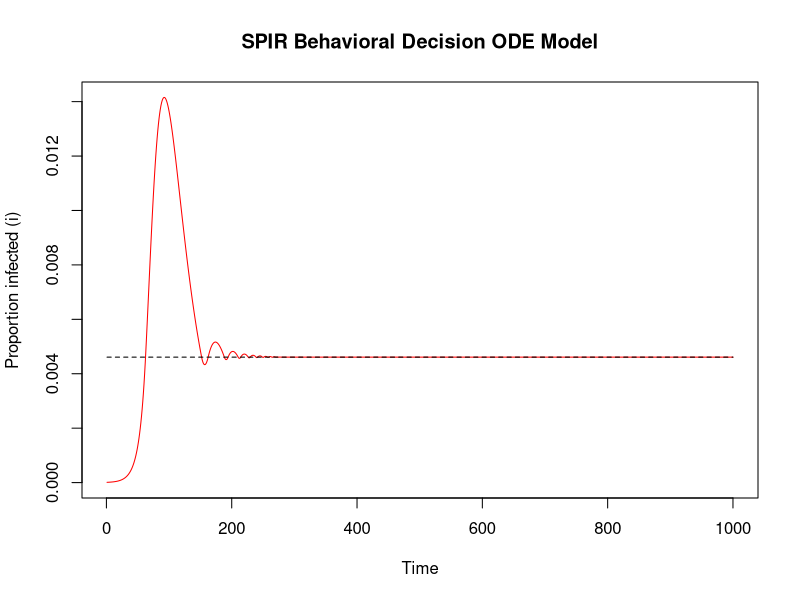

Source code (R): (Note: this script raises an error after producing the figure.)
library(deSolve)
library(foreach)
library(doParallel)
registerDoParallel(cores=2)

##
## Calculates i switching point
##
calc_iswitch <- function(h, bs, bp, g, payoffs){
  difSP <- 10000
  iswitch <- NA
  pUs <- NULL
  pUp <- NULL
  for(i in seq(0.00001,1.0,0.00001)){
    p <- i * bs
    Tss <- (1 - ((1 - p)^h)) / p
    if (p != g){
      Tis <- (1 / g) - (((p * ((1 - g)^h)) / (g * (p - g))) * (1 - (((1 - p) / (1 - g))^h))) - (((1 - p)^h) / g)
    } else {
      Tis <- (1 / g) - ((p * h * ((1 - g)^(h-1))) / g) - (((1 - p)^h) / g)
    }
    Trs <- h - Tss - Tis
    Us <- (payoffs[1] * Tss) + (payoffs[3] * Tis) + (payoffs[4] * Trs)

    p <- i * bp
    Tpp <- (1 - ((1 - p)^h)) / p
    if (p != g){
      Tip <- (1 / g) - (((p * ((1 - g)^h)) / (g * (p - g))) * (1 - (((1 - p) / (1 - g))^h))) - (((1 - p)^h) / g)
    } else {
      Tip <- (1 / g) - ((p * h * ((1 - g)^(h-1))) / g) - (((1 - p)^h) / g)
    }
    Trp <- h - Tpp - Tip
    Up <- (payoffs[2] * Tpp) + (payoffs[3] * Tip) + (payoffs[4] * Trp)
    
    if (is.null(pUs)){
      pUs <- Us
    }
    
    if (is.null(pUp)){
      pUp <- Up
    }
    
    if (((Us >= Up) && (pUs < pUp)) || ((Up >= Us) && (pUp < pUs))) {
      iswitch <- i
      pUs <- Us
      pUp <- Up
    }
  }
  
  return(iswitch)
}

##
## SPIR ODE model
##
SPIRmodel <- function(Time, State, Pars){
  with(as.list(c(State, Pars)),{
    
    i <- I / (S+P+I+R)
    if ((!is.na(iswitch)) && (i > iswitch)){
      Switch <- 1
    } else {
      Switch <- 0
    }
    
    dS <- -bs*i*S - Switch*decision.prob*S + (1-Switch)*decision.prob*P
    dP <- -bp*i*P + Switch*decision.prob*S - (1-Switch)*decision.prob*P
    dI <- bs*i*S + bp*i*P - g*I
    dR <- g*I
    
    return(list(c(dS,dP,dI,dR)))
  })
}

##
## Input parameters
##
pars <- list(
  payoffs <- c(1, 0.99, 0, 0.95),
  bs <- 0.15,
  rho <- 0.16,
  bp <- rho * bs,
  g <- 0.05,
  decision.prob <- 0.05,
  time.horizon <- 100,
  iswitch <- calc_iswitch(time.horizon, bs, bp, g, payoffs)
)

yinit <- c(S = 100000 - 1, P = 0, I = 1, R = 0)
times <- seq(1, 1000, 1)

##
## Solve the ODE
##
out <- as.data.frame(lsoda(yinit, times, SPIRmodel, pars, rtol=1e-3, atol=1e-3))

##
## Plot the proportion of infected over time.
## The dashed line represents the i switching point
##
if (is.na(iswitch)) iswitch <- 0
plot(I / (S+P+I+R) ~ time, out, type="l", col="red",
     ylim=c(0, max(iswitch, max(I / (S+P+I+R)))),
     main=c("SPIR Behavioral Decision ODE Model"),
     xlab=c("Time"), ylab=c("Proportion infected (i)"))

lines(rep(iswitch,length(times)) ~ times, type="l", lty="dashed")

##
## Analyzing the iSwitch in relation to the time horizon
##
H <- seq(3, 1000, 1)

iSwitch <- foreach(h=H) %dopar%
  calc_iswitch(h, bs, bp, g, payoffs)

plot(H, iSwitch, type="l", col="red",
     xlim=c(min(H),max(H)), ylim=c(0,1),
     xlab="Time Horizon", ylab="i Switch")
